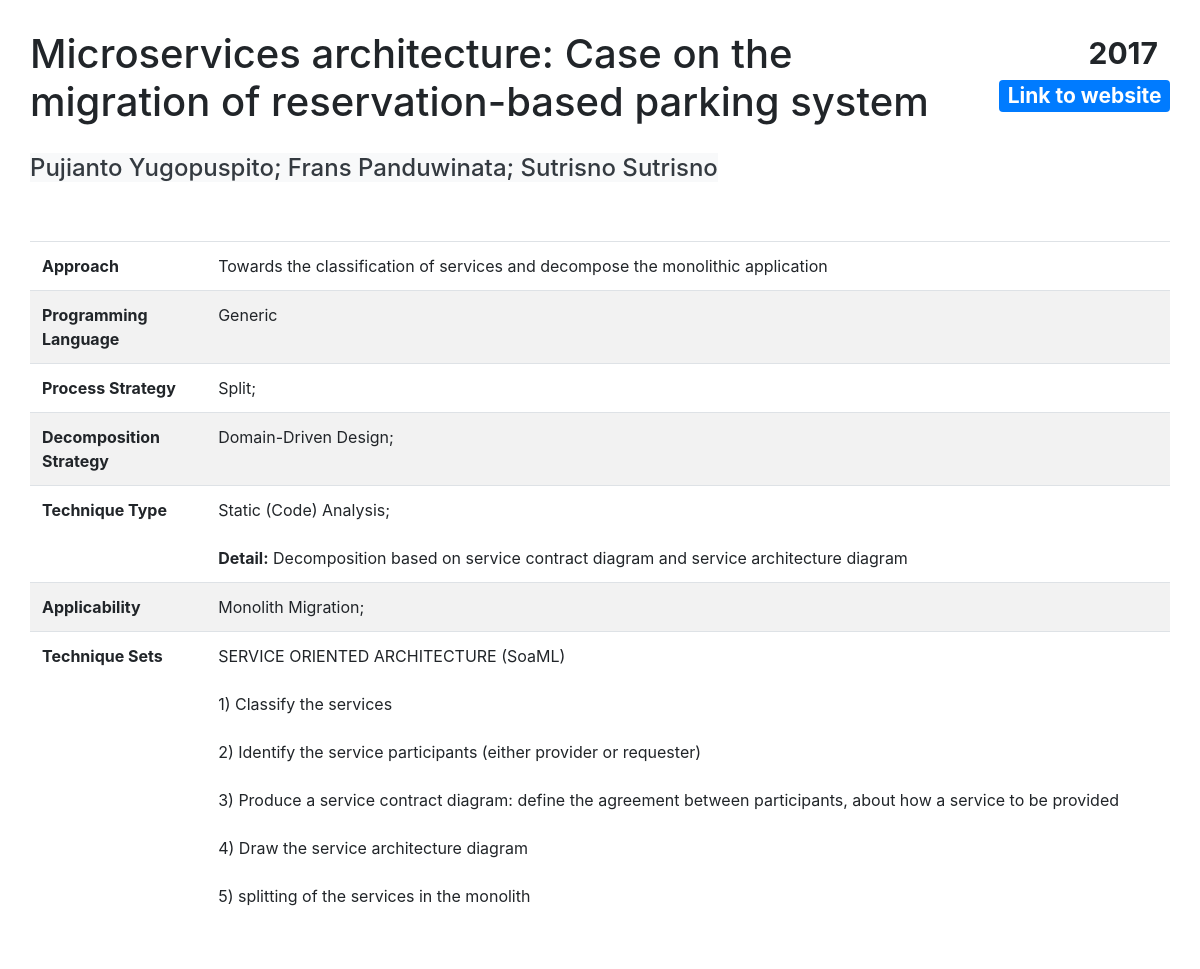
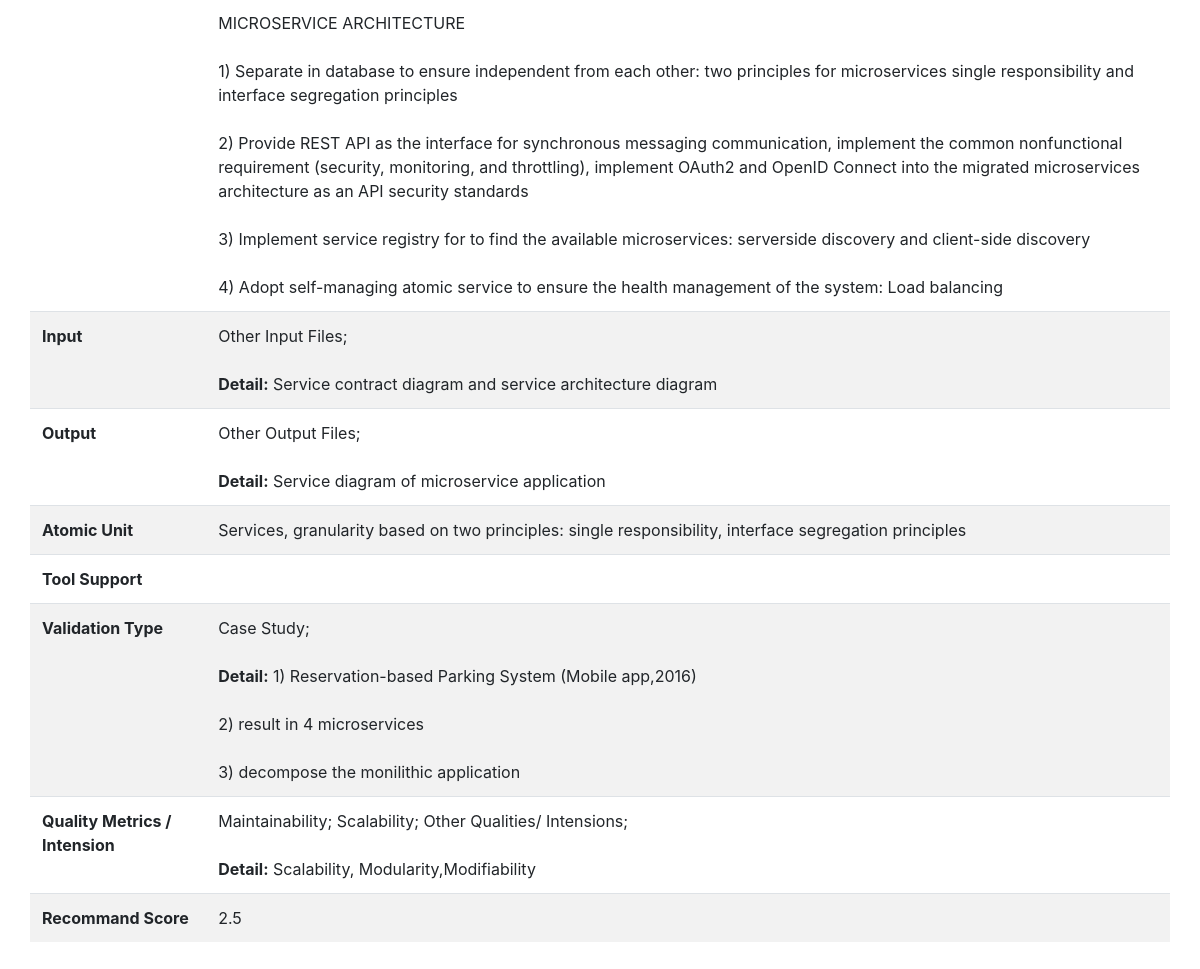
Page /result.php?id=3 on the committed database (2 pictures, top to bottom).
### tables this page shows
CREATE TABLE `contribution` (
  `id` int(11) NOT NULL,
  `Title` varchar(150) NOT NULL DEFAULT 'Title',
  `Year` year(4) NOT NULL DEFAULT 2000,
  `Authors` tinytext NOT NULL,
  `Link` varchar(250) NOT NULL DEFAULT 'Empty Link',
  `Approach` text NOT NULL,
  `Process_Rewrite` tinyint(4) NOT NULL DEFAULT 0 COMMENT 'Process Strategy',
  `Process_Extension` tinyint(4) NOT NULL DEFAULT 0 COMMENT 'Process Strategy',
  `Process_StranglerPattern` tinyint(4) NOT NULL DEFAULT 0 COMMENT 'Process Strategy',
  `Process_ContinuousEvolution` tinyint(4) NOT NULL DEFAULT 0 COMMENT 'Process Strategy',
  `Process_Split` tinyint(4) NOT NULL DEFAULT 0 COMMENT 'Process Strategy',
  `Process_Others` tinyint(4) NOT NULL DEFAULT 0 COMMENT 'Process Strategy',
  `ProcessDetail` mediumtext DEFAULT NULL,
  `Decomposition_DDD` tinyint(4) NOT NULL DEFAULT 0 COMMENT 'Decomposition Strategy',
  `Decomposition_FunctionalDecomposition` tinyint(4) NOT NULL DEFAULT 0 COMMENT 'Decomposition Strategy',
  `Decomposition_ExistingStructure` tinyint(4) NOT NULL DEFAULT 0 COMMENT 'Decomposition Strategy',
  `Decomposition_Others` tinyint(4) NOT NULL DEFAULT 0 COMMENT 'Decomposition Strategy',
  `DecompositionDetail` tinytext DEFAULT NULL,
  `TechniqueSet` mediumtext NOT NULL,
  `Technique_SCA` tinyint(4) NOT NULL DEFAULT 0 COMMENT 'Technique Type',
  `Technique_MDA` tinyint(4) NOT NULL DEFAULT 0 COMMENT 'Technique Type',
  `Technique_WDA` tinyint(4) NOT NULL DEFAULT 0 COMMENT 'Technique Type',
  `Technique_DMC` tinyint(4) NOT NULL DEFAULT 0 COMMENT 'Technique Type',
  `Technique_Others` tinyint(4) NOT NULL DEFAULT 0 COMMENT 'Technique Type',
  `TechniqueTypeDetail` mediumtext DEFAULT NULL,
  `Applicability_GR` tinyint(1) NOT NULL DEFAULT 0 COMMENT 'Applicability',
  `Applicability_MO` tinyint(1) NOT NULL DEFAULT 0 COMMENT 'Applicability',
  `AtomicUnit` tinytext DEFAULT NULL,
  `Input_SourceCode` tinyint(4) NOT NULL DEFAULT 0 COMMENT 'Input Choice',
  `Input_UseCase` tinyint(4) NOT NULL DEFAULT 0 COMMENT 'Input Choice',
  `Input_SystemSpecification` tinyint(4) NOT NULL DEFAULT 0 COMMENT 'Input Choice',
  `Input_API` tinyint(4) NOT NULL DEFAULT 0 COMMENT 'Input Choice',
  `Input_Others` tinyint(4) NOT NULL DEFAULT 0 COMMENT 'Input Choice',
  `InputDetail` tinytext DEFAULT NULL,
  `Output_List` tinyint(4) NOT NULL DEFAULT 0 COMMENT 'Output Choice',
  `Output_Archi` tinyint(4) NOT NULL DEFAULT 0 COMMENT 'Output Choice',
  `Output_Others` tinyint(4) NOT NULL DEFAULT 0 COMMENT 'Output Choice',
  `OutputDetail` tinytext DEFAULT NULL,
  `Tool` mediumtext DEFAULT NULL,
  `ProgramLanguage` mediumtext DEFAULT NULL,
  `Validation_Experiment` tinyint(4) NOT NULL DEFAULT 0 COMMENT 'Validation Type',
  `Validation_Example` tinyint(4) NOT NULL DEFAULT 0 COMMENT 'Validation Type',
  `Validation_CaseStudy` tinyint(4) NOT NULL DEFAULT 0 COMMENT 'Validation Type',
  `Validation_NoValidation` tinyint(4) NOT NULL DEFAULT 0 COMMENT 'Validation Type',
  `ValidationTypeDetail` mediumtext DEFAULT NULL,
  `ValidationMetrics` mediumtext DEFAULT NULL,
  `Quality_Maintainability` tinyint(4) NOT NULL DEFAULT 0 COMMENT 'Quality',
  `Quality_Security` tinyint(4) NOT NULL DEFAULT 0 COMMENT 'Quality',
  `Quality_Performance` tinyint(4) NOT NULL DEFAULT 0 COMMENT 'Quality',
  `Quality_Reliability` tinyint(4) NOT NULL DEFAULT 0 COMMENT 'Quality',
  `Quality_Scalability` tinyint(4) DEFAULT 0 COMMENT 'Quality',
  `Quality_Others` tinyint(4) NOT NULL DEFAULT 0 COMMENT 'Quality',
  `QualityDetail` mediumtext DEFAULT NULL,
  `Score` float NOT NULL DEFAULT 1
);

### result.php (the view, shortened to what this page needs)
<!DOCTYPE html>
<html lang="en">
<head>
    <link rel="stylesheet" href="https://maxcdn.bootstrapcdn.com/bootstrap/4.5.0/css/bootstrap.min.css">
    <link rel="stylesheet" type="text/css" href="css/style.css">
</head>
<?php
include('functions.php');
$servername = "localhost";
$username = "user";
$password = "";
$dbname = "migration";
$conn = new mysqli($servername, $username, $password, $dbname);
$sql = "SELECT * FROM contribution WHERE id=" . $_GET['id'];
$result = $conn->query($sql);
if ($result->num_rows > 0) {
    $row = $result->fetch_assoc();
} else {
    echo "<h1>Error: fail to find detailed page from database</h1>";
}
?>
<body>
    <div class="container-fluid" style="padding:30px">
        <div class="row">
            <div class="col-md-10">
                <div class="page-header">
                    <h1 id="Title" name="Title">
                        <?php
                        echo nl2br($row["Title"]); ?>
                    </h1>
                </div>
            </div>
            <div class="col-md-2">
                <div class="row">
                    <div class="col-md-12">
                        <h1>
                            <span class="badge badge-default float-right" id="Year" name="Year">
                                <?php
                                echo $row["Year"]; ?>
                            </span>
                        </h1>
                    </div>
                </div>
                <div class="row" style="margin-top:5px">
                    <div class="col-md-12">
                        <h3><a href="<?php
                                        echo $row["Link"]; ?>" class="badge badge-primary float-right" id="Link" name="Link" target="_blank">Link to website</a></h3>
                    </div>
                </div>
            </div>
        </div>
        <div class="row" style="margin-top:20px">
            <div class="col-md-12">
                <h4><span class="bg-light text-dark" id="Author" name="Author">
                        <?php
                        echo $row["Authors"]; ?></span></h4>
            </div>
        </div>
        <div class="row" style="margin-top:50px">
            <div class="col-md-12">
                <table class="table">
                    <tbody>
                        <tr class="table">
                            <td>
                                <b>Approach</b>
                            </td>
                            <td id="DetailApproach" name="DetailApproach">
                                <?php
                                echo $row["Approach"]; ?>
                            </td>
                        </tr>
                        <tr class="table">
                                <td>
                                    <b>Programming Language</b>
                                </td>
                                <td id="ProgramLanguage" name="ProgramLanguage">
                                    <?php
                                    echo nl2br($row["ProgramLanguage"]); ?>
                                </td>
                            </tr>
                        <tr class="table">
                            <td>
                                <b>Process Strategy</b>
                            </td>
                            <td id="DetailProcessStrategy" name="DetailProcessStrategy">
                            </td>
                        </tr>
                        <trclass="table">
                            <td>
                                <b>Decomposition Strategy</b>
                            </td>
                            <td id="DetailDecompositionStrategy" name="DetailDecompositionStrategy">
                            </td>
                            <tr class="table">
                                <td>
                                    <b>Technique Type</b>
                                </td>
                                <td id="DetailTechniqueType" name="DetailTechniqueType">
                                    <?php
                                    showTechniqueType($row);
                                    ?>
                                </td>
                            </tr>
                            <tr class="table">
                                <td>
                                    <b>Applicability</b>
                                </td>
                                <td id="DetailApplicability" name="DetailApplicability">
                                </td>
                            </tr>
                            <tr class="table">
                                <td>
                                    <b>Technique Sets</b>
                                </td>
                                <td id="DetailTechniqueSets" name="DetailTechniqueSets">
                                    <?php
                                    echo nl2br($row["TechniqueSet"]); ?>
                                </td>
                            </tr>
                            <tr class="table">
                                <td>
                                    <b> Input</b>
                                </td>
                                <td id="DetailInput" name="DetailInput">
                                    <?php
                                    showInput($row);
                                    ?>
                                </td>
                            </tr>
                            <tr class="table">
                                <td>
                                    <b>Output</b>
                                </td>
                                <td id="DetailOutput" name="DetailOutput">
                                    <?php
                                    showOutput($row);
                                    ?>
                                </td>
                            </tr>
                            <tr class="table">
                                <td>
                                    <b>Atomic Unit</b>
                                </td>
                                <td id="DetailAtomic" name="DetailAtomic">
                                    <?php
                                    echo nl2br($row["AtomicUnit"]); ?>
                                </td>
                            </tr>
                            <tr class="table">
                                <td>
                                    <b>Tool Support</b>
                                </td>
                                <td id="DetailToolSupport" name="DetailToolSupport">
                                </td>
                            </tr>
                            <tr class="table">
                                <td>
                                    <b>Validation Type</b>
                                </td>
                                <td id="DetailValidationType" name="DetailValidationType">
                                    <?php
                                    showValidation($row); ?>
                                </td>
                            </tr>
                            <tr class="table">
                                <td>
                                    <b>Quality Metrics / Intension</b>
                                </td>
                                <td id="DetailQuality" name="DetailQuality">
                                    <?php
                                    showQuality($row); ?>
                                </td>
                            </tr>
                            <tr class="table">
                                <td>
                                    <b>Recommand Score</b>
                                </td>
                                <td id="Score" name="Score">
                                    <?php
                                    echo $row["Score"]; ?>
                                </td>
                            </tr>
                    </tbody>
                </table>
            </div>
        </div>
    </div>
</body>
</html>

### functions.php (shortened to what this page needs)
<?php
function showProcess($row)
{
    $data = "";
    if ($row["Process_Split"] != 0) {
        $data = $data . "Split; ";
    }
    echo nl2br($data);
}
function showDecomposition($row)
{
    $data = "";
    if ($row["Decomposition_DDD"] != 0) {
        $data = $data . "Domain-Driven Design; ";
    }
    echo nl2br($data);
}
function showTechniqueType($row)
{
    $data = "";
    if ($row["Technique_SCA"] != 0) {
        $data = $data . "Static (Code) Analysis; ";
    }
    if ($row["TechniqueTypeDetail"] != null && strcmp($row["TechniqueTypeDetail"], "") != 0) {
        $data = $data . "<br><br><b>Detail:</b> " . $row["TechniqueTypeDetail"];
    }
    echo nl2br($data);
}
function showApplicability($row)
{
    $data = "";
    if ($row["Applicability_MO"] != 0) {
        $data = $data . "Monolith Migration; ";
    }
    echo nl2br($data);
}
function showInput($row)
{
    $data = "";
    if ($row["Input_Others"] != 0) {
        $data = $data . "Other Input Files; ";
    }
    if ($row["InputDetail"] != null && strcmp($row["InputDetail"], "") != 0) {
        $data = $data . "<br><br><b>Detail:</b> " . $row["InputDetail"];
    }
    echo nl2br($data);
}
function showOutput($row)
{
    $data = "";
    if ($row["Output_Others"] != 0) {
        $data = $data . "Other Output Files; ";
    }
    if ($row["OutputDetail"] != null && strcmp($row["OutputDetail"], "") != 0) {
        $data = $data . "<br><br><b>Detail:</b> " . $row["OutputDetail"];
    }
    echo nl2br($data);
}
function showValidation($row)
{
    $data = "";
    if ($row["Validation_CaseStudy"] != 0) {
        $data = $data . "Case Study; ";
    }
    if ($row["ValidationTypeDetail"] != null && strcmp($row["ValidationTypeDetail"], "") != 0) {
        $data = $data . "<br><br><b>Detail:</b> " . $row["ValidationTypeDetail"];
    }
    echo nl2br($data);
}
function showQuality($row)
{
    $data = "";
    if ($row["Quality_Maintainability"] != 0) {
        $data = $data . "Maintainability; ";
    }
    if ($row["Quality_Scalability"] != 0) {
        $data = $data . "Scalability; ";
    }
    if ($row["Quality_Others"] != 0) {
        $data = $data . "Other Qualities/ Intensions; ";
    }
    if ($row["QualityDetail"] != null && strcmp($row["QualityDetail"], "") != 0) {
        $data = $data . "<br><br><b>Detail:</b> " . $row["QualityDetail"];
    }
    echo nl2br($data);
}

### css/style.css (style rules this page uses)
tr:nth-child(even) { background-color: #f2f2f2 }

### rows in the picture
contribution: Title "Microservices architecture: Case on the migration of reservation-based parking system", Year "2017", Authors "Pujianto Yugopuspito; Frans Panduwinata; Sutrisno Sutrisno", Approach "Towards the classification of services and decompose the monolithic application", ProgramLanguage "Generic", TechniqueTypeDetail "Decomposition based on service contract diagram and service architecture diagram", TechniqueSet "SERVICE ORIENTED ARCHITECTURE (SoaML) 1) Classify the services 2) Identify the service participants (either provider or requester) 3) Produce a service contract diagram: define the agreement between participants, about how a service to be provided 4) Draw the service architecture diagram 5) splitting of the services in the monolith MICROSERVICE ARCHITECTURE 1) Separate in database to ensure independent from each other: two principles for microservices single responsibility and interface segregation principles 2) Provide REST API as the interface for synchronous messaging communication, implement the common nonfunctional requirement (security, monitoring, and throttling), implement OAuth2…", InputDetail "Service contract diagram and service architecture diagram", OutputDetail "Service diagram of microservice application", AtomicUnit "Services, granularity based on two principles: single responsibility, interface segregation principles", ValidationTypeDetail "1) Reservation-based Parking System (Mobile app,2016) 2) result in 4 microservices 3) decompose the monilithic application", QualityDetail "Scalability, Modularity,Modifiability", Score "2.5"

### other values in the picture
$data "Split;"
$data "Domain-Driven Design;"
$data "Static (Code) Analysis;"
$data "Monolith Migration;"
$data "Other Input Files;"
$data "Other Output Files;"
$data "Case Study;"
$data "Maintainability; Scalability; Other Qualities/ Intensions;"
